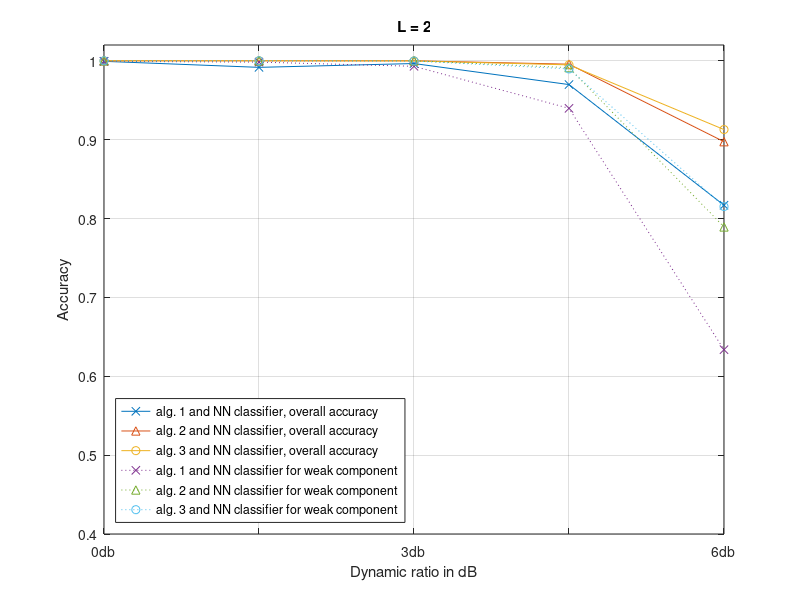

Write MATLAB code to recreate this figure.

close all
clear
clc;

addpath(genpath('.././fddlow'))
addpath(genpath('.././data'))

%% Results Plot L = 2 for alg1 alg2 alg3
FDDL=[0.9993 0.99166 0.9965 0.969833333 0.816833333];
FDDLO=[1 1 1 0.9957 0.8974];
FDDLOW = [1 1 0.9998 0.9948 0.9128];
% week signal
FDDL_=[0.9993 0.9983 0.993 0.9397 0.6337];
FDDLO_=[1 1 1 0.9913 0.7893];
FDDLOW_= [1 1 0.9997 0.9897 0.8152];

figure
plot(FDDL,'x-')
hold on
plot(FDDLO,'^-')
plot(FDDLOW, 'o-')

plot(FDDL_,'x:')
plot(FDDLO_,'^:')
plot(FDDLOW_, 'o:')

legend('alg. 1 and NN classifier, overall accuracy',...
    'alg. 2 and NN classifier, overall accuracy',...
    'alg. 3 and NN classifier, overall accuracy',...
    'alg. 1 and NN classifier for weak component',...
    'alg. 2 and NN classifier for weak component',...
    'alg. 3 and NN classifier for weak component','Location', 'southwest');
grid on
% grid minor
ylim([0.4, 1.02])
title ('L = 2')
xticklabels({'0db','','3db','','6db','','10db','','20db'})
xlabel('Dynamic ratio in dB')
ylabel 'Accuracy'
set(gcf,'color','w');


%% Plot the training samples for each class
%{
[Database]=load_data_new(1, 2000);
name = {'BLE','BT','FHSS1','FHSS2','WIFI1','WIFI2'};
for i = 1:6
figure
imagesc(Database.tr_data(:,1+14400/6*(i-1):14400/6*(i-1)+800))
title(['Deep scattering spectrum of ', name{i},' training data'])
xlabel('Sample index')
ylabel('Frequency index')
set(gcf,'color','w');
end
%}

%% Using the logistic regression vs Zero-Forcing
%{
lgwithmix_alg2 = [0.9700 	0.9527 	0.8127 	0.3353 	0.2000 ];
lgwithmix_alg3 = [0.9980 	0.9960 	0.9560 	0.4180 	0.2047 ];
lgnomix_alg2 = [0.8440 	0.7993 	0.7020 	0.4660 	0.2187 ];
lgnomix_alg3 = [0.9827 	0.9773 	0.8947 	0.5380 	0.2767 ];
eqnomix_alg2 = [0.9580 	0.9580 	0.9600 	0.9007 	0.5707 ];
% eqnomix_alg3 = [0.9400 	0.9360 	0.9187 	0.8587 	0.5473 ];
eqnomix_alg3 =[0.9600 	0.9587 	0.9607 	0.8927 	0.5280];

db = 1:5;
figure 
plot(db,lgwithmix_alg2, ':sq')
xticklabels({'3', '', '6', '', '10','', '20','', '40'})
hold on
plot(db,lgnomix_alg2, ':sq')
plot(db,lgwithmix_alg3, ':^')
plot(db,lgnomix_alg3, ':^')
plot(db,eqnomix_alg2, '--sq')
plot(db,eqnomix_alg3, '--^')
legend('alg. 2 and log. regr. using mixture labels',...
    'alg. 2 and log. regr. without using mixture labels',...
    'alg. 3 and log. regr. mixture labels',...
    'alg. 3 and log. regr. without mixture labels',...
    'alg. 2 and ZF without mixture labels',...
    'alg. 3 and ZF without mixture labels','Location', 'southwest');

title 'Weaker signal''s accuracy  L = 2'
xlabel('Dynamic ratio in dB')
ylabel 'accuracy for weaker signal'
ylim([0,1])
set(gcf,'color','w');
%}